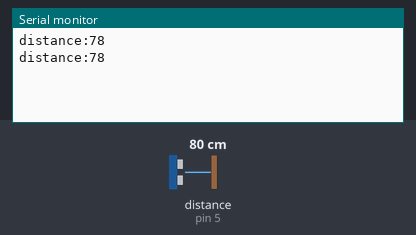
A sketch run on a simulated Arduino Uno, built with avr-gcc and run on an emulated ATmega328P. Shown: the last lines printed to the serial monitor. Wiring (inferred from the names in the program): ultrasonic range finder: trigger pin 2; echo pin 5. Inputs (shaded band) come from the test bench; at power-on: distance to the obstacle (sensor on pin 5) 80 cm. The echo pulse lasts 58.3 µs per cm.

Above: at 2.8 s.
2.9 s: distance to the obstacle (sensor on pin 5) set to 2 cm
At 4.7 s:
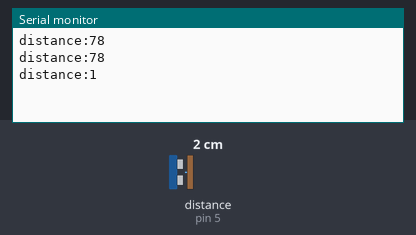
5.6 s: distance to the obstacle (sensor on pin 5) set to 4 cm
At 7.4 s:
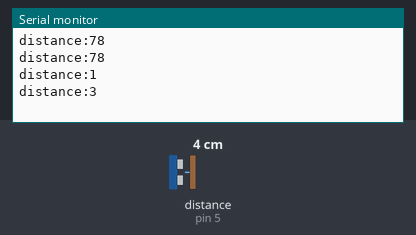
Timing chart, 0 to 8.9 s (numbered marks = the images above; inputs shaded):
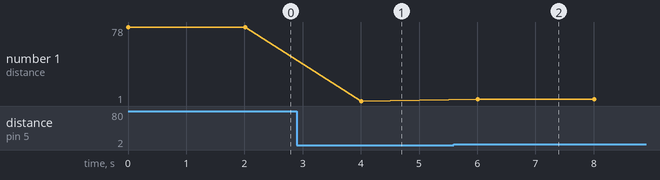

The sketch:

ultrasonic_sensor.ino
```cpp
const int trigPin = 2;
const int echoPin = 5;
long duration;
int distance;
void setup(){
  pinMode(trigPin,OUTPUT);
  pinMode(echoPin,INPUT);
  Serial.begin(9600);
  }
void loop(){
  digitalWrite(trigPin,LOW);
  delayMicroseconds(2);
  digitalWrite(trigPin,HIGH);
  delayMicroseconds(10);
  digitalWrite(trigPin,LOW);
  duration=pulseIn(echoPin,HIGH);
  distance=duration*0.034/2;
  Serial.print("distance:");
  Serial.println(distance);
  delay(2000);
}
```

Measured:
- after the input at 2.9 s, the serial monitor: prints a new line after 1.1 s (image 1)
- after the input at 5.6 s, the serial monitor: prints a new line after 0.41 s (image 2)
- plotted number 1: 78 → 1 after the input at 2.9 s, 1 → 3 after the input at 5.6 s
